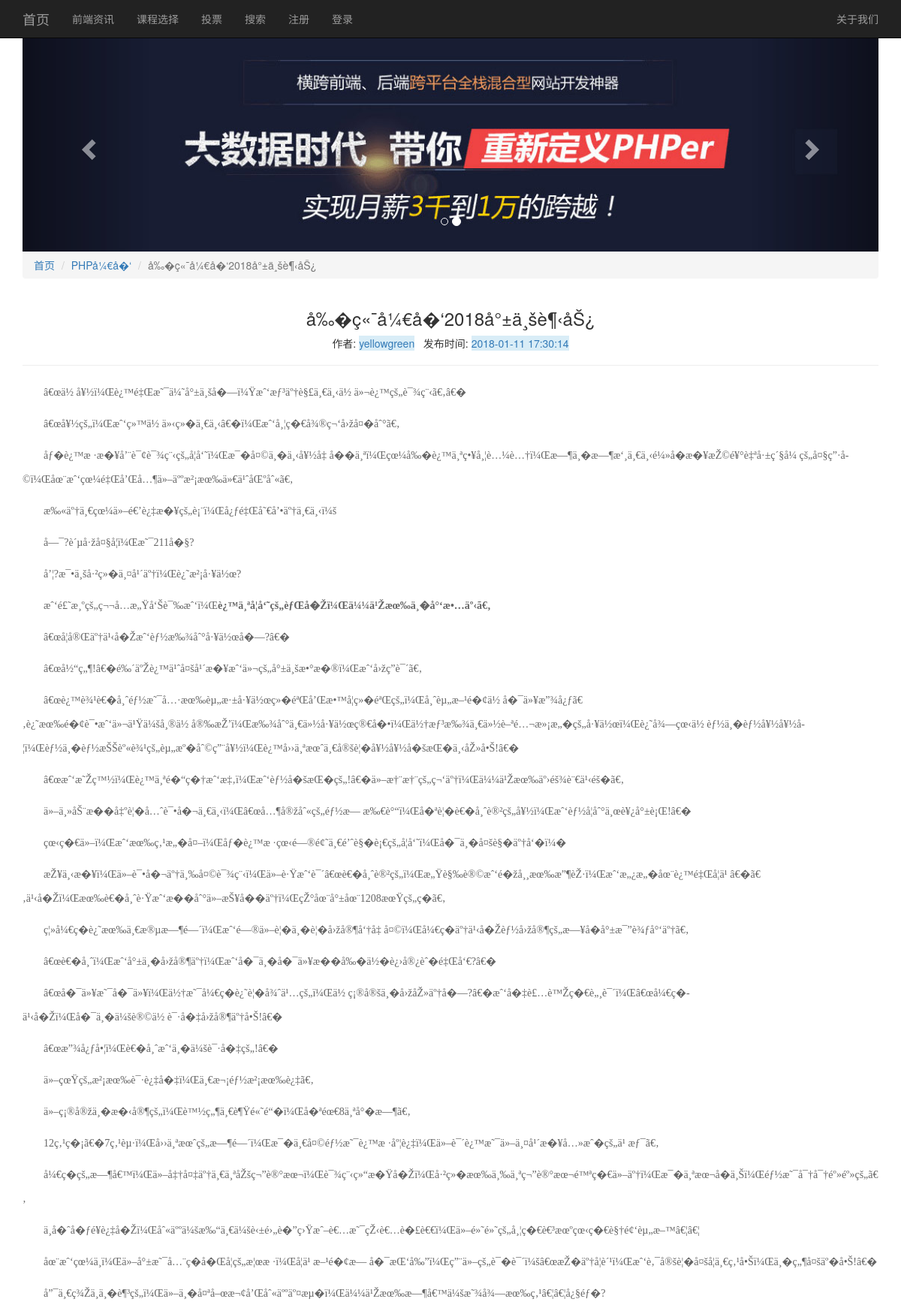
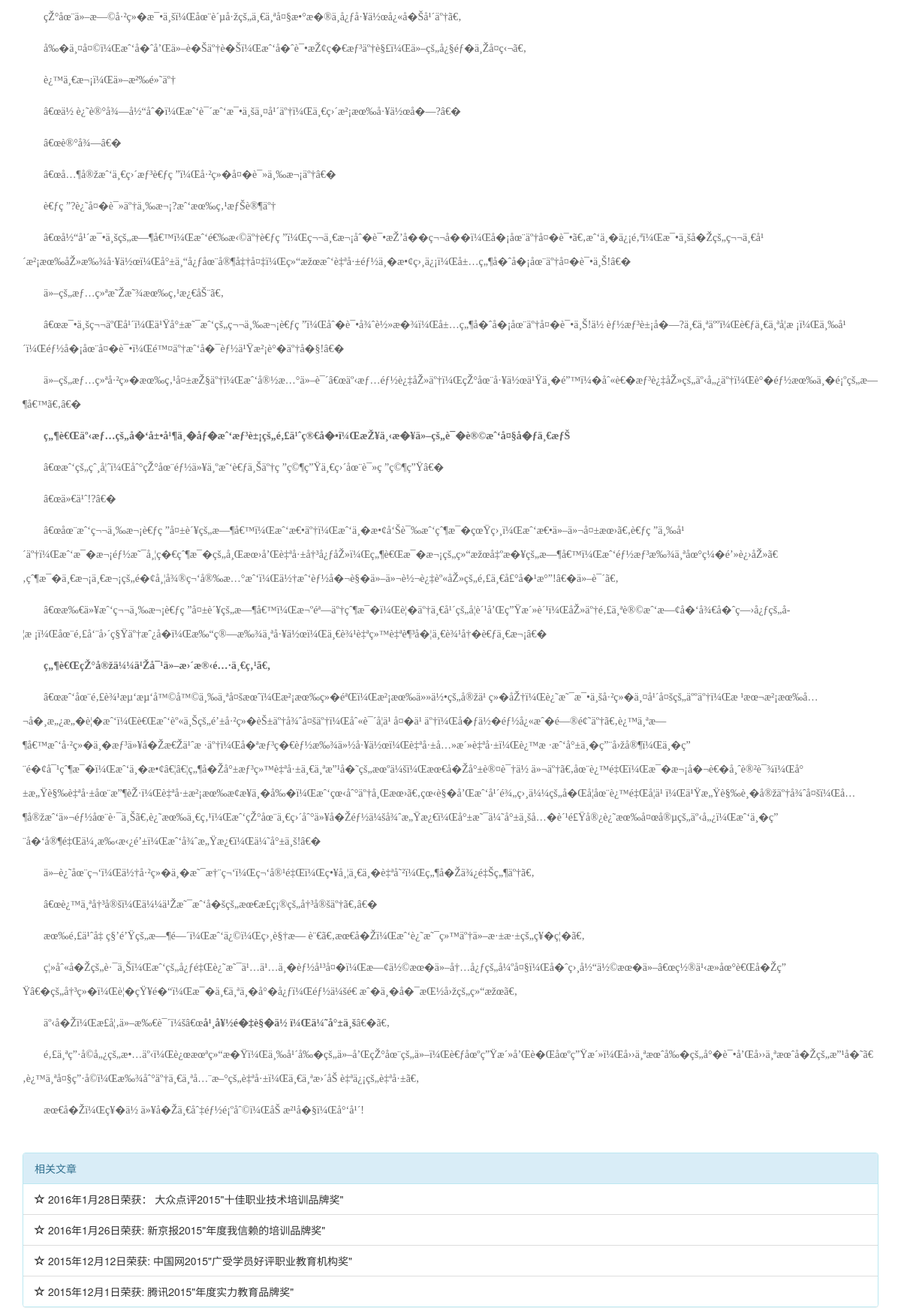
Page /content.php?id=37 (upper part) on the committed database (2 pictures, top to bottom).
### tables this page shows
CREATE TABLE IF NOT EXISTS `u_article` (
  `u_id` int(10) unsigned NOT NULL AUTO_INCREMENT,
  `u_title` varchar(300) NOT NULL,
  `u_column` varchar(100) NOT NULL,
  `u_description` text NOT NULL,
  `u_keywords` varchar(100) NOT NULL,
  `u_contents` text NOT NULL,
  `u_thumb` varchar(200) NOT NULL,
  `u_author` varchar(100) NOT NULL,
  `u_add_date` varchar(50) NOT NULL,
  PRIMARY KEY (`u_id`)
);

### content.php (the view, shortened to what this page needs)
<?php
$con = new mysqli('localhost', 'root', 'root', 'myitem');
$id = $_GET['id'];
$sql = "SELECT * FROM u_article WHERE  u_id=$id";
$result = $con->query($sql);
$row = $result->fetch_assoc();
?>
<!DOCTYPE html>
<html lang="zh-CN">
<head>
    <?php include "include/head.php"; ?>
</head>
<body>
<?php include "include/navbar.php"; ?>
<div class="container">
    <ol class="breadcrumb">
        <li><a href="index.php">首页</a></li>
        <li><a href="list.php?column=<?php echo $row['u_column']?>"><?php echo $row['u_column'] ?></a></li>
        <li class="active"><?php echo $row['u_title'] ?></li>
    </ol>
    <div class="text-center page-header">
        <h3><?php echo $row['u_title'] ?></h3>
        <p>
            作者: <span class="author bg-info text-primary"><?php echo $row['u_author'] ?></span>&nbsp;&nbsp; 发布时间: <span
                    class="time bg-info text-primary"><?php echo date('Y-m-d H:i:s', $row['u_add_date']); ?></span>
        </p>
    </div>
    <?php echo $row['u_contents'] ?>
    <div class="panel panel-info">
        <div class="panel-heading">相关文章</div>
        <ul class="list-group">
            <li class="list-group-item"><a href="#" class="text-inherit"><span class="glyphicon glyphicon-star-empty"></span> 2016年1月28日荣获： 大众点评2015"十佳职业技术培训品牌奖"</a></li>
            <li class="list-group-item"><a href="#" class="text-inherit"><span class="glyphicon glyphicon-star-empty"></span> 2016年1月26日荣获: 新京报2015"年度我信赖的培训品牌奖"</a></li>
            <li class="list-group-item"><a href="#" class="text-inherit"><span class="glyphicon glyphicon-star-empty"></span> 2015年12月12日荣获: 中国网2015"广受学员好评职业教育机构奖"</a></li>
            <li class="list-group-item"><a href="#" class="text-inherit"><span class="glyphicon glyphicon-star-empty"></span> 2015年12月1日荣获: 腾讯2015"年度实力教育品牌奖"</a></li>
        </ul>
    </div>
</div>
</body>
</html>

### css/public.css (style rules this page uses)
body { padding-top: 50px; }
.text-inherit { color: inherit; }

### rows in the picture
u_article: u_column "PHPå¼€å�‘", u_title "å‰�ç«¯å¼€å�‘2018å°±ä¸šè¶‹åŠ¿", u_author "yellowgreen", u_add_date "2018-01-11 17:30:14", u_contents "â€œä½ å¥½ï¼Œè¿™é‡Œæ˜¯ä¼˜å°±ä¸šå�—ï¼Ÿæˆ‘æƒ³äº†è§£ä¸€ä¸‹ä½ ä»¬è¿™çš„è¯¾ç¨‹ã€‚â€� â€œå¥½çš„ï¼Œæˆ‘ç»™ä½ ä»‹ç»�ä¸€ä¸‹â€�ï¼Œæˆ‘å¸¦ç�€å¾®ç¬‘å›žå¤�åˆ°ã€‚ åƒ�è¿™æ ·æ�¥å’¨è¯¢è¯¾ç¨‹çš„å­¦å‘˜ï¼Œæ¯�å¤©ä¸�ä¸‹å¥½å‡ å��ä¸ªï¼Œçœ¼å‰�è¿™ä¸ªç•¥å¸¦è…¼è…†ï¼Œæ—¶ä¸�æ—¶æ‘¸ä¸€ä¸‹é¼»å­�æ�¥æŽ©é¥°è‡ªå·±ç´§å¼ çš„å¤§ç”·å­©ï¼Œåœ¨æˆ‘çœ¼é‡Œå’Œå…¶ä»–äººæ²¡æœ‰ä»€ä¹ˆåŒºåˆ«ã€‚ æ‰«äº†ä¸€çœ¼ä»–é€’è¿‡æ�¥çš„è¡¨ï¼Œå¿ƒé‡Œå˜€å’•äº†ä¸€ä¸‹ï¼š å—¯?è´µå·žå¤§å­¦ï¼Œæ˜¯211å�§? å’¦?æ¯•ä¸šå·²ç»�ä¸¤å¹´äº†ï¼Œè¿˜æ²¡å·¥ä½œ? æˆ‘é£˜æ¸ºçš„ç¬¬å…­æ„Ÿå‘Šè¯‰æˆ‘ï¼Œ è¿™ä¸ªå­¦å‘˜çš„èƒŒå�Žï¼Œä¼¼ä¹Žæœ‰ä¸�å°‘æ•…äº‹ã€‚ â€œå­¦å®Œäº†ä¹‹å�Žæˆ‘èƒ½æ‰¾åˆ°å·¥ä½œå�—?â€� â€œå½“ç„¶!â€�é‰´äºŽè¿™ä¹ˆå¤šå¹´æ�¥æˆ‘ä»¬çš„å°±ä¸šæ•°æ�®ï¼Œæˆ‘å›žç­”è¯´ã€‚…"
